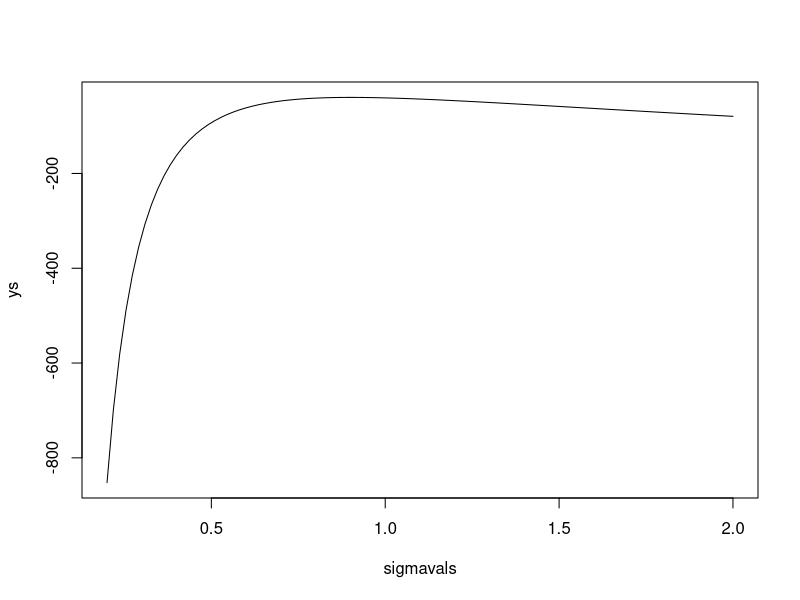
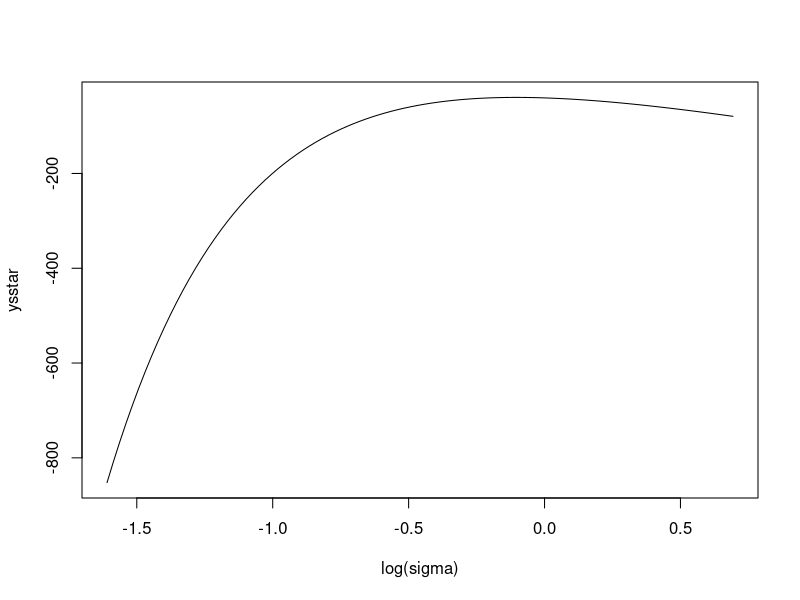

Write the R code that produced these figures, in order.
## toy example of constrained optimization

set.seed(1)
xs <- rnorm(100, mean=0, sd=1)
n <- length(xs)
sumxssq <- sum(xs^2)

## log likelihood of sigma
loglike <- function(par)
  {
    val <- -n*log(par) - 0.5*sumxssq/(par*par)
    return(val)
  }
sigmavals <- seq(0.2,2,length=100)
ys <- sapply(sigmavals, loglike)
plot(sigmavals, ys, type="l")

## log likelihood of sigmastar = log(sigma)
loglike2 <- function(par)
  {
    sigmastar <- par
    val <- -n*sigmastar - 0.5*sumxssq/(exp(sigmastar)*exp(sigmastar))
    return(val)
  }

sigmastarvals <- seq(log(0.2),log(2),length=100)
ysstar <- sapply(sigmastarvals, loglike2)
plot(sigmastarvals, ysstar, type="l",xlab="log(sigma)")

####
test <- function(x)
  return(x*x + (x-1)*(x-1)*(x-1))
